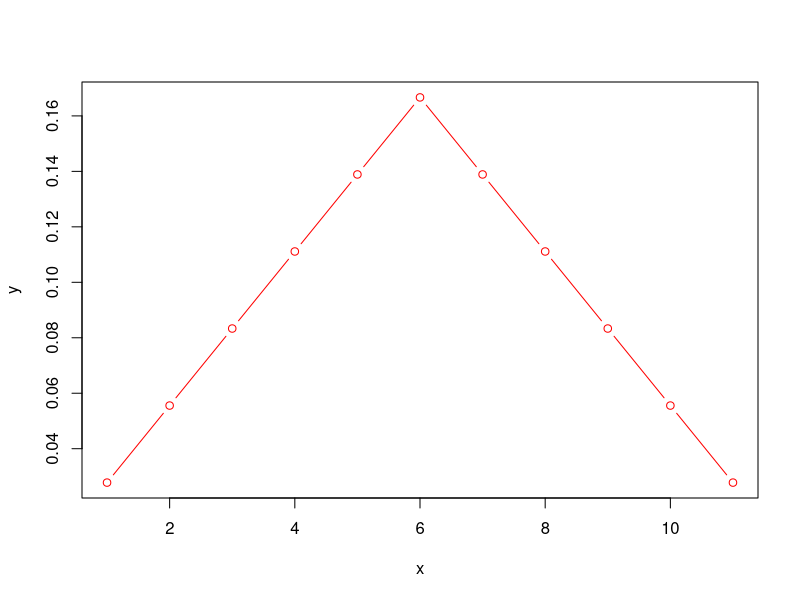
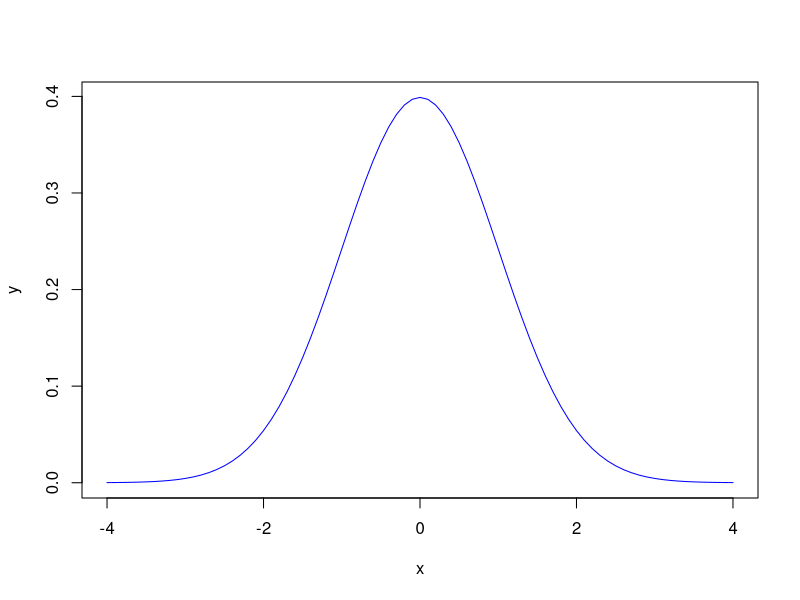
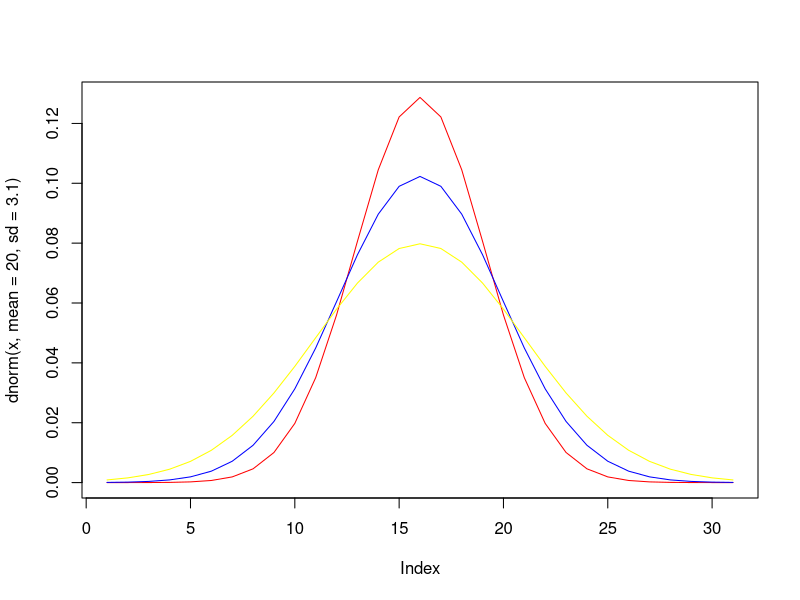
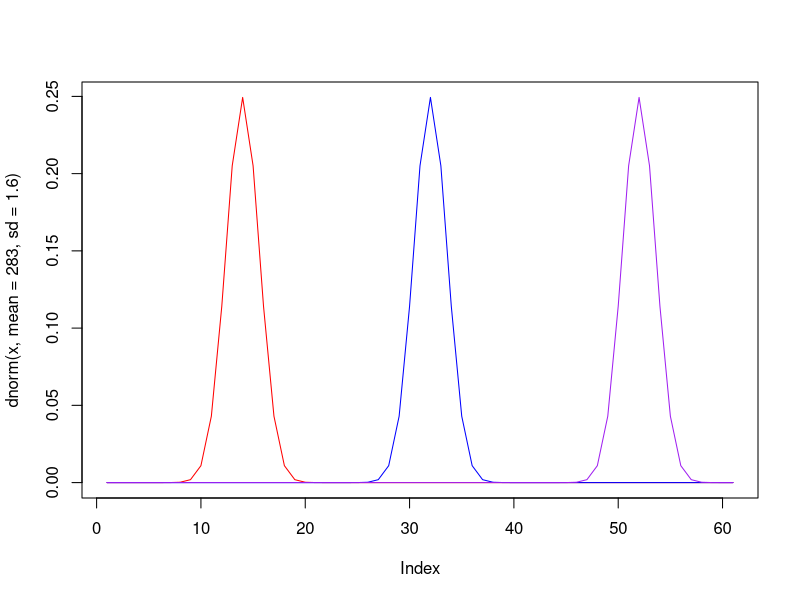
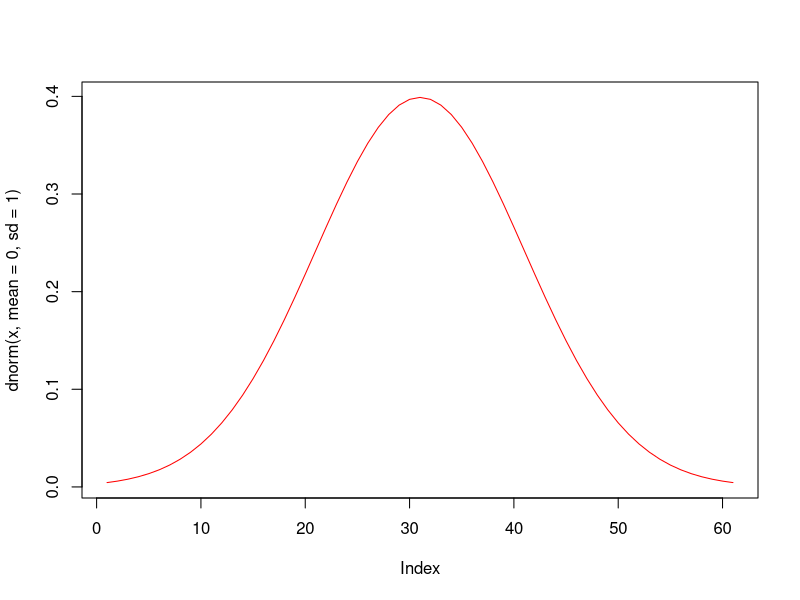
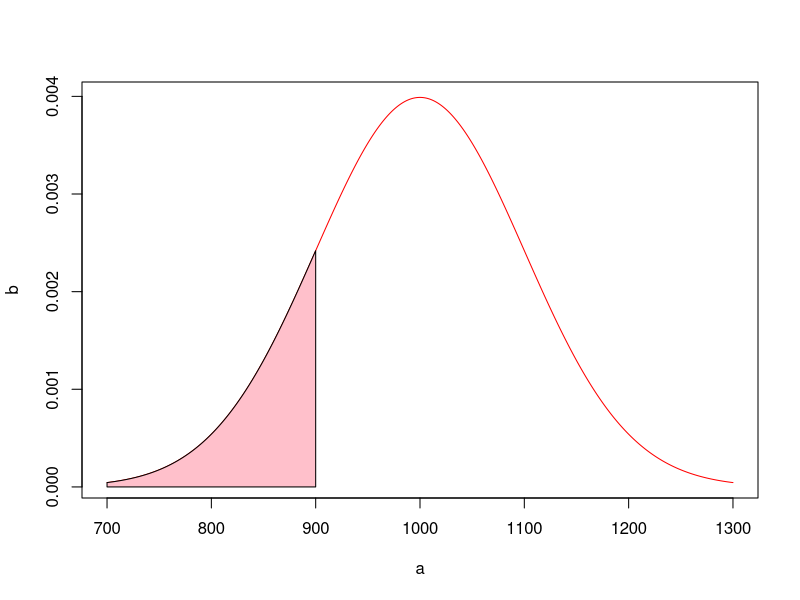
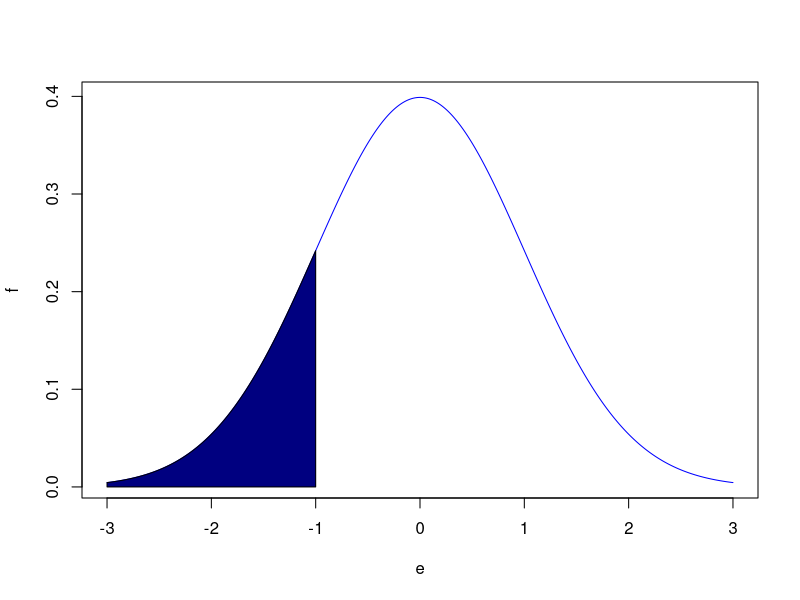

Generate these figures, in order, with R:
## ---- chunk 1
knitr::opts_chunk$set(echo = TRUE)
## ---- chunk 2
# 주사위 2개를 던졌을 때 나올 수 있는 모든 눈금의 합에 대한 확률
x <- seq(2:12)
y <- c(1/36, 2/36, 3/36, 4/36, 5/36, 6/36, 5/36, 4/36, 3/36, 2/36, 1/36)
plot(x, y, col='red', type='b')

## ---- chunk 3
# -4~4사이 0.1 간격으로 정규분포 그래프를 그리세요
# dnorm(대상, 평균, 표준편차
x <- seq(-4, 4, 0.1)
y <- dnorm(x, 0, 1)
plot(x, y, type='l', col='blue')
## ---- chunk 4
# 서로 다른 공장의 근로자 근속연수를 정규분포로 표현
# 근속년수가 5~35사이고, 평균년수가 20일 때
# 각 공장별 표준편차의 변화(3.1, 3.9, 5)에 따른 정규분포그래프
x <- seq(5, 35)
plot(dnorm(x, mean=20, sd=3.1), type='l', col='red')
lines(dnorm(x, mean=20, sd=3.9), type='l', col='blue')
lines(dnorm(x, mean=20, sd=5), type='l', col='yellow')
# 표준편차가 커질수록 그래프는 완만해 짐
## ---- chunk 5
#어떤 상품 3개의 무개를 정규분포로 나타냄 (범위 : 270~330)
# 각 상품의 무게가 283/301/321 그램으로 다르고 표준편차는 1.6으로 동일할 때 정규분포 그래프로 나타낸다면?
x <- seq(270, 330)
plot(dnorm(x, mean=283, sd=1.6), type='l', col='red')
lines(dnorm(x, mean=301, sd=1.6), type='l', col='blue')
lines(dnorm(x, mean=321, sd=1.6), type='l', col='purple')
# 평균이 달라지면 그래프가 이동함
## ---- chunk 6
# 평균이 0이고 표준편차가 1인 정규분포에서 
# z값이 1.15이하/2.14이상/-2.17~1.79일 확률은?
x <- seq(-3, 3, 0.1)
plot(dnorm(x, mean=0, sd=1), col='red', type='l')
## ---- chunk 7
# Z값이 1.15이하(왼쪽 꼬리)
# 즉, q값을 기준으로 -inf ~ q의 누적값을 계산
pnorm(q=1.15, mean=0, sd=1, lower.tail=T)

# z값이 2.17이상 (오른쪽 꼬리)
# 즉, q값을 기준으로 q ~ +inf의 누적값을 계산
pnorm(q=2.17, mean=0, sd=1, lower.tail=F)

# z값이 -2.17~1.79사이 
pnorm(q=1.79, mean=0, sd=1, lower.tail=F) - 
  pnorm(q=-2.17, mean=0, sd=1, lower.tail=F)

## ---- chunk 8
# 성인남자 키는 평균 173cm, 표준편차 5인 정규분포를 따른다고 할 때, 
# 185cm 이상인 사람의 비율을 구하기 위한 z값은 얼마인가?
# 표준화값 = (표본-평균)/표준편차

# 185cm의 z값은? 
(185-173) / 5
# 따라서 평균 173cm, 표준편차 5인 정규분포를 
# 평균 0, 표준편차 1인 정규분포로 바꾸면 185cm는 2.4가 됨 
# => 표준정규분포표를 참고
# => 세로축 2.4, 가로축 0 => 0.0082

pnorm(q=185, 173, 5, lower.tail=F)
## ---- chunk 9
# 우버택시 기사 수입이 평균 1000달러, 표준편차 100달러인 정규분포일 때,
# 주당 수입이 1100달러에 해당하는 z값은?
# 주당수입이 900달러에 해당하는 z값은?
# 주당수입이 900달러 이하일 확률은?
# 주당수입이 840~1200달러일 확률은?
(1100-1000)/100
(900-1000)/100
pnorm(900, 1000, 100, lower.tail = T)
(840-1000)/100 # -1.6  : 0.4452
(1200-1000)/100 # 2 : 0.0.4772
pnorm(1200,1000,100, lower.tail = T) -
  pnorm(840, 1000, 100, lower.tail = T)
## ---- chunk 10
# 주당수입이 900달러 이하일 확률을 그래프로 시각화
# 정규화하기 전
a <- 700:1300
b <- dnorm(a, 1000, 100)
plot(a, b, type='l', col='red')

c <- 700:900
d <- dnorm(c, 1000, 100)
polygon(c(700, c, 900), c(0, d, 0), col='pink')

# 정규화한 후
x1 <- (700-1000)/100
x2 <- (1300-1000)/100
e <- seq(x1, x2, by=0.01)
f <- dnorm(e, 0, 1)
plot(e, f, type='l', col='blue')

x3 <- (900-1000)/100
g <- seq(x1, x3, 0.01)
h <- dnorm(g, 0, 1)
polygon(c(x1, g, x3), c(0, h, 0), col='navy')
## ---- chunk 11
# 어떤 전구회사에서 생산하는 전구의 수명이 평균 800일,
# 표준편차는 40일인 정규분포를 따를 때, 전구의 수명이 750일 확률은?
# 또는 전구의 수명이 750 이상일 확률은?
dnorm(750, 800, 40) # 특정지점의 확률을 구할 때
pnorm(750, 800, 40, lower.tail=F)

## ---- chunk 12

